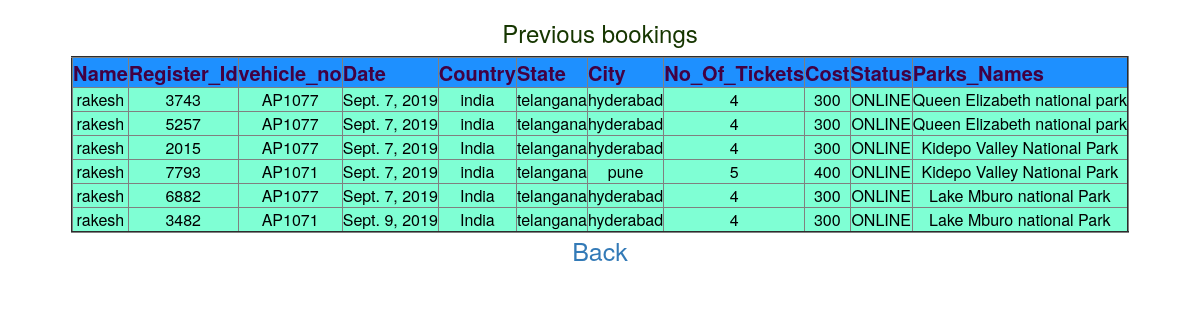
The app's page /details/ (signed in) with its own data.
### userapp/models.py (models this page shows)
class Booking(models.Model):
    parks=(
          ('Queen Elizabeth national park','Queen Elizabeth national park'),
          ('Murchison falls national park','Murchison falls national park'),
          ('Bwindi impenetrable national park','Bwindi impenetrable national park'),
          ('Lake Mburo national Park','Lake Mburo national Park'),
          ('Kidepo Valley National Park','Kidepo Valley National Park'),
          ('Semuliki National Park','Semuliki National Park'),
          ('Mt Elgon National Park','Mt Elgon National Park'),
          ('Mgahinga Gorilla National Park','Mgahinga Gorilla National Park')
      )
    name=models.CharField(max_length=20)
    email=models.EmailField(max_length=30)
    mobile=models.CharField(max_length=10)
    age=models.CharField(max_length=3)
    parks_names=models.CharField(max_length=35,choices=parks)
    cost=models.CharField(max_length=10)
    total=models.IntegerField()
    child=models.IntegerField()
    adult=models.IntegerField()
    country=models.CharField(max_length=20)
    state=models.CharField(max_length=20)
    date=models.DateField()
    city=models.CharField(max_length=20)
    idproof=models.CharField(max_length=30)
    idno=models.CharField(max_length=15)
    vehicle_no=models.CharField(max_length=6)
    reg_id=models.CharField(max_length=20)
    my_choices=[('ONLINE','online')]
    status=models.CharField(max_length=10,choices=my_choices)

### userapp/views.py (the view)
# urls.py: path('details/',views.getdtls),
def getdtls(request):
    name1=request.session['name']
    dbuser=Booking.objects.filter(name=name1)
    if dbuser:
        return render(request,'display.html',{'name':dbuser})
    else:
        return HttpResponse("previously  no bookings  ..... please Book A Ticket...")

### userapp/templates/display.html (shortened to what this page needs)
<html>
<link rel="stylesheet" href="https://maxcdn.bootstrapcdn.com/bootstrap/3.4.0/css/bootstrap.min.css">
<head>
</head>
<h3>Previous bookings</h3>
<body>
    <table align="center" border="2">
        <thead>
            <th>Name</th>
            <th>Register_Id</th>
            <th>vehicle_no</th>
            <th>Date</th>
            <th>Country</th>
            <th>State</th>
            <th>City</th>
            <th>No_Of_Tickets</th>
            <th>Cost</th>
            <th>Status</th>
            <th>Parks_Names</th>
        </thead>
        {%for x in name%}
        <tbody>
            <td>
                <center>{{x.name}}</center>
            </td>
            <td>
                <center>{{x.reg_id}}</center>
            </td>
            <td>
                <center>{{x.vehicle_no}}</center>
            </td>
            <td>{{x.date}}</td>
            <td>
                <center>{{x.country}}</center>
            </td>
            <td>
                <center>{{x.state}}</center>
            </td>
            <td>
                <center>{{x.city}}</center>
            </td>
            <td>
                <center>{{x.total}}</center>
            </td>
            <td>
                <center>{{x.cost}}</center>
            </td>
            <td>
                <center>{{x.status}}</center>
            </td>
            <td>
                <center>{{x.parks_names}}</center>
            </td>
        </tbody>
        {%endfor%}
    </table>
    <a href="/userhome/">
        <center>Back</center>
    </a>
</body>
</html>

### userapp/templates/display.html (style rules this page uses)
body { font-style: normal; color: black; padding-left: 20px; padding-right: 20px; margin: auto; font-size: 25px; text-align: center; cursor: pointer; }
body { background-image: url("https://wallpapersite.com/images/pages/pic_w/9439.jpg"); background-repeat: no-repeat; background-size: 1299px 640px; }
thead { color: rgb(66, 1, 66); font-style: bold; font-size: 20px; background-color: dodgerblue; }
td { background-color: aquamarine }
h3 { color: rgb(22, 54, 0); }

### records on screen
Booking: name "rakesh", reg_id "3743", vehicle_no "AP1077", date "Sept. 7, 2019", country "india", state "telangana", city "hyderabad", total "4", cost "300", status "ONLINE", parks_names "Queen Elizabeth national park"
Booking: name "rakesh", reg_id "5257", vehicle_no "AP1077", date "Sept. 7, 2019", country "india", state "telangana", city "hyderabad", total "4", cost "300", status "ONLINE", parks_names "Queen Elizabeth national park"
Booking: name "rakesh", reg_id "2015", vehicle_no "AP1077", date "Sept. 7, 2019", country "India", state "telangana", city "hyderabad", total "4", cost "300", status "ONLINE", parks_names "Kidepo Valley National Park"
Booking: name "rakesh", reg_id "7793", vehicle_no "AP1071", date "Sept. 7, 2019", country "india", state "telangana", city "pune", total "5", cost "400", status "ONLINE", parks_names "Kidepo Valley National Park"
Booking: name "rakesh", reg_id "6882", vehicle_no "AP1077", date "Sept. 7, 2019", country "India", state "telangana", city "hyderabad", total "4", cost "300", status "ONLINE", parks_names "Lake Mburo national Park"
Booking: name "rakesh", reg_id "3482", vehicle_no "AP1071", date "Sept. 9, 2019", country "India", state "telangana", city "hyderabad", total "4", cost "300", status "ONLINE", parks_names "Lake Mburo national Park"
